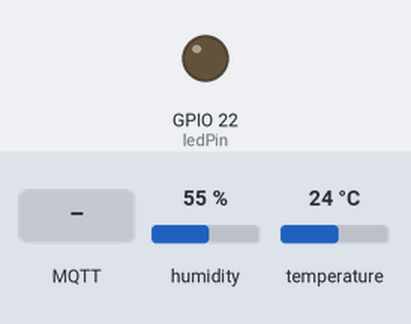
Recording of a sketch running on a simulated ESP32. Parts: output pins drawn as LEDs (lit = HIGH). The inputs (shaded band) are chosen by the test bench; at power-on: humidity 55 %, temperature 24 °C. WiFi joins after 1.5 s; servers stay silent unless stated; no MQTT or app messages arrive unless stated; what the sketch prints to the serial monitor is not drawn.

Above: at 2.7 s.
2.8 s: MQTT message "on" arrives on the first subscribed topic
At 4.2 s:
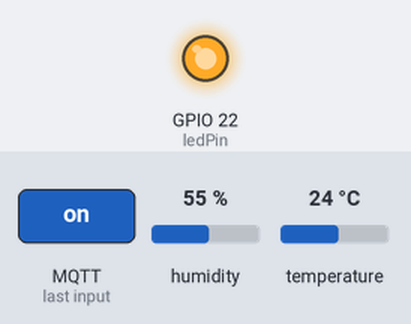
5.8 s: MQTT message "off" arrives on the first subscribed topic
At 6.5 s:
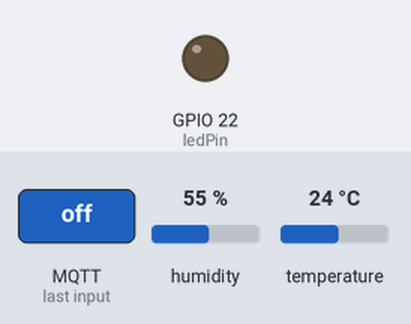
Timing chart, 0 to 8.8 s (numbered marks = the images above; inputs shaded):
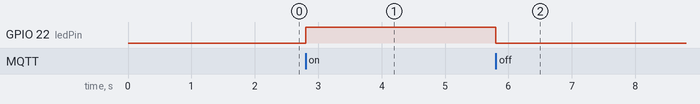

Measured:
- after the input at 2.8 s, GPIO 22 (ledPin): LOW → HIGH at once
- after the input at 5.8 s, GPIO 22 (ledPin): HIGH → LOW at once

The sketch:

Node.ino
```cpp
#include <WiFi.h>
#include <PubSubClient.h>
#include <Wire.h>
#include "DHT.h"

#define DHTPIN 4 //DHT11 4번핀에 연결
#define DHTTYPE DHT11

// Replace the next variables with your SSID/Password combination
const char* ssid = "";
const char* password = "";

const char* mqtt_server = "broker.mqtt-dashboard.com";

WiFiClient espClient;
PubSubClient client(espClient);
long lastMsg = 0;
char msg[50];
int value = 0;

float t = 0;
float h = 0;

DHT dht(DHTPIN, DHTTYPE);
// LED Pin
const int ledPin = 22;

void setup() {
  Serial.begin(115200);
  dht.begin();
  setup_wifi();
  client.setServer(mqtt_server, 1883);
  client.setCallback(callback);

  pinMode(ledPin, OUTPUT);
}

void setup_wifi() {
  delay(10);

  Serial.println();
  Serial.print("Connecting to ");
  Serial.println(ssid);

  WiFi.begin(ssid, password);

  while (WiFi.status() != WL_CONNECTED) {
    delay(500);
    Serial.print(".");
  }

  Serial.println("");
  Serial.println("WiFi connected");
  Serial.println("IP address: ");
  Serial.println(WiFi.localIP());
}

void callback(char* topic, byte* message, unsigned int length) {
  Serial.print("Message arrived on topic: ");
  Serial.print(topic);
  Serial.print(". Message: ");
  String messageTemp;

  for (int i = 0; i < length; i++) {
    Serial.print((char)message[i]);
    messageTemp += (char)message[i];
  }
  Serial.println();

  if (String(topic) == "outtopic_Jewon001") {
    Serial.print("Changing output to ");
    if (messageTemp == "on") {
      Serial.println("on");
      digitalWrite(ledPin, HIGH);
    }
    else if (messageTemp == "off") {
      Serial.println("off");
      digitalWrite(ledPin, LOW);
    }
  }
}

void reconnect() {
  // Loop until we're reconnected
  while (!client.connected()) {
    Serial.print("Attempting MQTT connection...");
    // Attempt to connect
    if (client.connect("ESP32Client")) {
      Serial.println("connected");
      // Subscribe
      client.subscribe("outtopic_Jewon001");
    } else {
      Serial.print("failed, rc=");
      Serial.print(client.state());
      Serial.println(" try again in 5 seconds");
      // Wait 5 seconds before retrying
      delay(5000);
    }
  }
}
void loop() {
  if (!client.connected()) {
    reconnect();
  }
  client.loop();

  long now = millis();
  if (now - lastMsg > 5000) {
    lastMsg = now;

    float h = dht.readHumidity();
    float t = dht.readTemperature();

    char tempString[8];
    dtostrf(t, 1, 2, tempString);
    Serial.print("Temperature: ");
    Serial.println(tempString);
    client.publish("Jewon/Temp001", tempString);

    char humString[8];
    dtostrf(h, 1, 2, humString);
    Serial.print("Humidity: ");
    Serial.println(humString);
    client.publish("Jewon/Humi001", humString);
  }
}
```
